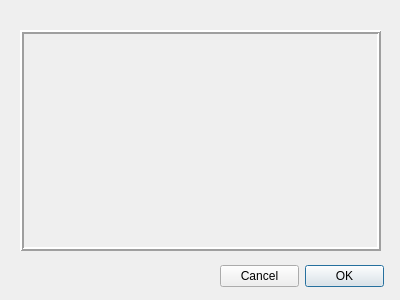
<?xml version="1.0" encoding="UTF-8"?>
<ui version="4.0">
 <class>NewCommandDialog</class>
 <widget class="QDialog" name="NewCommandDialog">
  <property name="geometry">
   <rect>
    <x>0</x>
    <y>0</y>
    <width>400</width>
    <height>300</height>
   </rect>
  </property>
  <property name="windowTitle">
   <string>Dialog</string>
  </property>
  <widget class="QDialogButtonBox" name="buttonBox">
   <property name="geometry">
    <rect>
     <x>220</x>
     <y>260</y>
     <width>164</width>
     <height>32</height>
    </rect>
   </property>
   <property name="layoutDirection">
    <enum>Qt::RightToLeft</enum>
   </property>
   <property name="standardButtons">
    <set>QDialogButtonBox::Cancel|QDialogButtonBox::Ok</set>
   </property>
   <property name="centerButtons">
    <bool>true</bool>
   </property>
  </widget>
  <widget class="QScrollArea" name="scrollArea">
   <property name="geometry">
    <rect>
     <x>20</x>
     <y>30</y>
     <width>361</width>
     <height>221</height>
    </rect>
   </property>
   <property name="frameShape">
    <enum>QFrame::Box</enum>
   </property>
   <property name="frameShadow">
    <enum>QFrame::Raised</enum>
   </property>
   <property name="lineWidth">
    <number>2</number>
   </property>
   <property name="widgetResizable">
    <bool>true</bool>
   </property>
   <widget class="QWidget" name="scrollAreaWidgetContents">
    <property name="geometry">
     <rect>
      <x>0</x>
      <y>0</y>
      <width>353</width>
      <height>213</height>
     </rect>
    </property>
   </widget>
  </widget>
 </widget>
 <resources/>
 <connections>
  <connection>
   <sender>buttonBox</sender>
   <signal>rejected()</signal>
   <receiver>NewCommandDialog</receiver>
   <slot>reject()</slot>
   <hints>
    <hint type="sourcelabel">
     <x>286</x>
     <y>276</y>
    </hint>
    <hint type="destinationlabel">
     <x>269</x>
     <y>229</y>
    </hint>
   </hints>
  </connection>
  <connection>
   <sender>buttonBox</sender>
   <signal>accepted()</signal>
   <receiver>NewCommandDialog</receiver>
   <slot>accept()</slot>
   <hints>
    <hint type="sourcelabel">
     <x>328</x>
     <y>277</y>
    </hint>
    <hint type="destinationlabel">
     <x>320</x>
     <y>216</y>
    </hint>
   </hints>
  </connection>
 </connections>
</ui>
